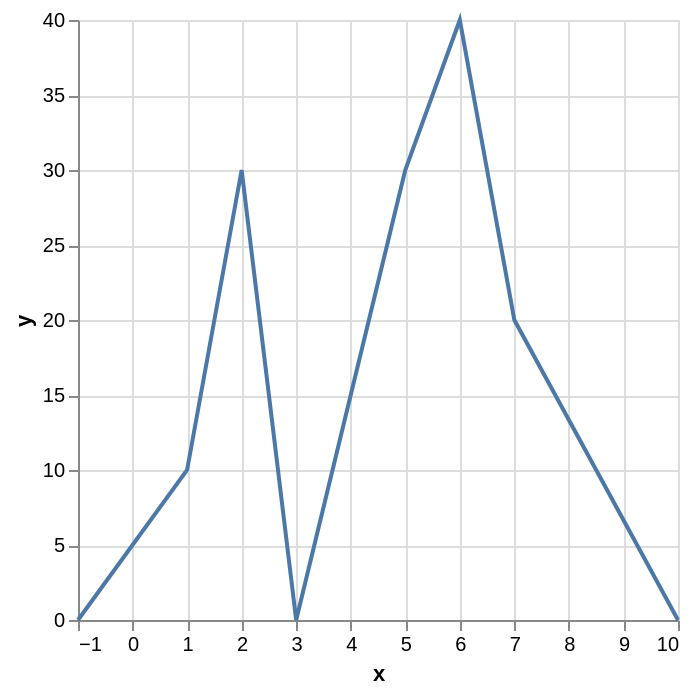

Source (Vega-Lite JSON):
### Vega-Lite specification from a JSON file in a GitHub repository (floating-point values rounded to 4 significant figures)
{"$schema": "https://vega.github.io/schema/vega-lite/v6.json", "data": {"values": [{"x": -1, "y": null}, {"x": 1, "y": 10}, {"x": 2, "y": 30}, {"x": 3, "y": null}, {"x": 4, "y": 15}, {"x": 5, "y": 30}, {"x": 6, "y": 40}, {"x": 7, "y": 20}, {"x": 10, "y": null}]}, "mark": {"type": "line", "invalid": null}, "encoding": {"x": {"field": "x", "type": "quantitative"}, "y": {"field": "y", "type": "quantitative"}}}
